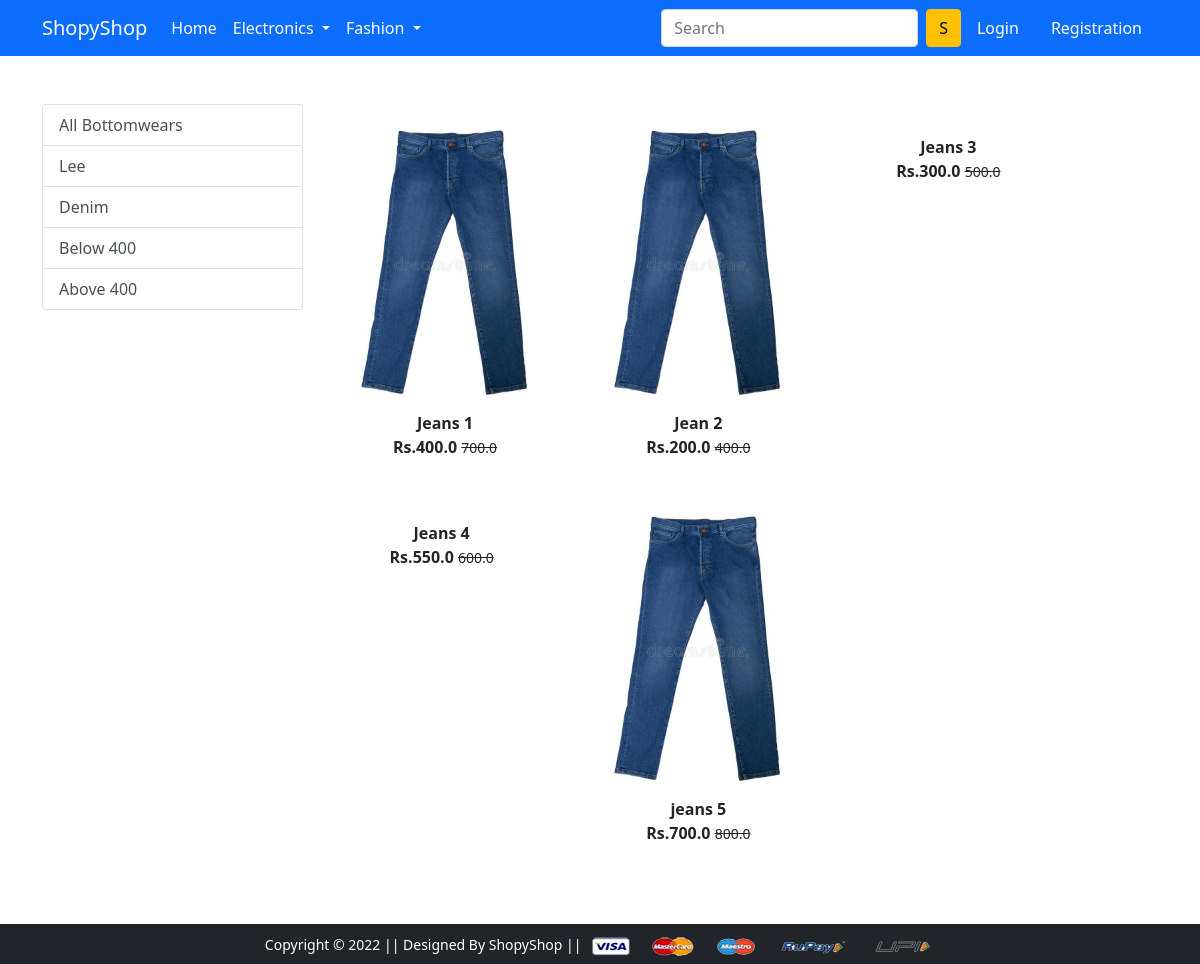
The app's page /bottomwear/ with its own data.
### app/models.py (models this page shows, shortened)
class Product(models.Model):
    title = models.CharField(max_length=100)
    selling_price = models.FloatField()
    discounted_price = models.FloatField()
    description = models.TextField()
    brand = models.CharField(max_length=100)
    category = models.CharField(choices= CATEGORY_CHOICES, max_length=2)
    product_image = models.ImageField(upload_to='productimg')

### app/views.py (the view)
# urls.py: path('bottomwear/', views.bottomwear, name='bottomwear'),
def bottomwear(request, data=None):
    if data == None:
        bottomwears = Product.objects.filter(category='BW')
    elif data == 'Lee' or data == 'denim':
        bottomwears = Product.objects.filter(category='BW').filter(brand=data)
    elif data == 'below':
        bottomwears = Product.objects.filter(category='BW').filter(discounted_price__lt=400)
    elif data == 'above':
        bottomwears = Product.objects.filter(category='BW').filter(discounted_price__gt=400)
    return render(request, 'app/bottomwears.html',{'bottomwears':bottomwears})

### app/templates/app/bottomwears.html (shortened to what this page needs)
{% extends 'app/base.html' %}
{% load static %}
{% block main-content %}
<div class="container my-5">
 <div class="row">
  <div class="col-sm-3">
    <div class="list-group">
        <a href="{% url 'bottomwear' %}" class="list-group-item list-group-item-action" aria-current="true">All Bottomwears</a>
        <a href="{% url 'bottomweardata' 'Lee' %}" class="list-group-item list-group-item-action" aria-current="true">Lee</a>
        <a href="{% url 'bottomweardata' 'denim' %}" class="list-group-item list-group-item-action" aria-current="true">Denim</a>
        <a href="{% url 'bottomweardata' 'below' %}" class="list-group-item list-group-item-action" aria-current="true">Below 400</a>
        <a href="{% url 'bottomweardata' 'above' %}" class="list-group-item list-group-item-action" aria-current="true">Above 400</a>
    </div>
  </div>
  <div class="col-sm-8">
    <div class="row">
        {% for product in bottomwears %}
            <div class="col-sm-4 text-center mb-4">
                <a href="{% url 'product-detail' product.id %}"class='btn'>
                    <div class="item">
                        <img src="{{product.product_image.url}}" alt="" height="300" class="">
                        <div class="fw-bold">{{product.title}}</div>
                        <div class="fw-bold">Rs.{{product.discounted_price}}
                        <small class="fw-light text-decoration-line-through">{{product.selling_price}}</small></div>
                    </div>
                </a>
            </div>
        {% endfor %}
    </div>
  </div>
 </div>
</div>
{% endblock main-content %}

### records on screen
Product: product_image (picture), title "Jeans 1", discounted_price "400.0", selling_price "700.0"
Product: product_image (picture), title "Jean 2", discounted_price "200.0", selling_price "400.0"
Product: title "Jeans 3", discounted_price "300.0", selling_price "500.0"
Product: title "Jeans 4", discounted_price "550.0", selling_price "600.0"
Product: product_image (picture), title "jeans 5", discounted_price "700.0", selling_price "800.0"
